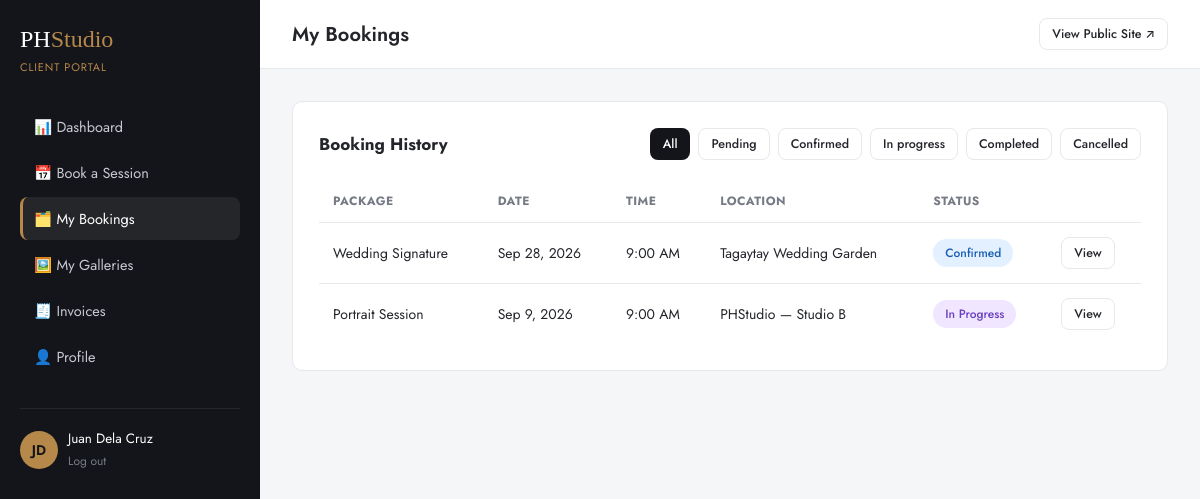
Page /backend/client/my-bookings.php (signed in) on the committed database.
### tables this page shows
CREATE TABLE bookings (
    id                  INT UNSIGNED AUTO_INCREMENT PRIMARY KEY,
    client_id           INT UNSIGNED NOT NULL,
    photographer_id     INT UNSIGNED DEFAULT NULL,
    package_id          INT UNSIGNED NOT NULL,
    category_id         INT UNSIGNED DEFAULT NULL,
    session_date        DATE NOT NULL,
    start_time          TIME NOT NULL,
    end_time            TIME NOT NULL,
    location            VARCHAR(255) DEFAULT NULL,
    event_details        TEXT,
    status              ENUM('pending','confirmed','in_progress','completed','cancelled') NOT NULL DEFAULT 'pending',
    admin_notes         TEXT COMMENT 'Internal / shared notes from photographer to client',
    created_at          DATETIME NOT NULL DEFAULT CURRENT_TIMESTAMP,
    updated_at          DATETIME NOT NULL DEFAULT CURRENT_TIMESTAMP ON UPDATE CURRENT_TIMESTAMP,
    FOREIGN KEY (client_id) REFERENCES users(id) ON DELETE CASCADE,
    FOREIGN KEY (photographer_id) REFERENCES users(id) ON DELETE SET NULL,
    FOREIGN KEY (package_id) REFERENCES packages(id),
    FOREIGN KEY (category_id) REFERENCES categories(id) ON DELETE SET NULL,
    UNIQUE KEY uniq_booking_slot (photographer_id, session_date, start_time),
    INDEX idx_client (client_id),
    INDEX idx_status (status),
    INDEX idx_date (session_date)
);

CREATE TABLE packages (
    id              INT UNSIGNED AUTO_INCREMENT PRIMARY KEY,
    category_id     INT UNSIGNED DEFAULT NULL,
    name            VARCHAR(120) NOT NULL,
    slug            VARCHAR(120) NOT NULL UNIQUE,
    description     TEXT,
    price           DECIMAL(10,2) NOT NULL,
    duration_hours  DECIMAL(4,1) DEFAULT NULL,
    deliverables    TEXT COMMENT 'JSON array of bullet points',
    is_popular      TINYINT(1) NOT NULL DEFAULT 0,
    is_active       TINYINT(1) NOT NULL DEFAULT 1,
    sort_order      INT UNSIGNED DEFAULT 0,
    created_at      DATETIME NOT NULL DEFAULT CURRENT_TIMESTAMP,
    FOREIGN KEY (category_id) REFERENCES categories(id) ON DELETE SET NULL
);

### backend/config/db.php (called while the page is built, shortened)
<?php
function db(): PDO
{
    static $pdo = null;
    $dsn = sprintf(
        'mysql:host=%s;port=%s;dbname=%s;charset=utf8mb4',
        DB_HOST,
        DB_PORT,
        DB_NAME
    );
    try {
        $pdo = new PDO($dsn, DB_USER, DB_PASS, [
            PDO::ATTR_ERRMODE            => PDO::ERRMODE_EXCEPTION,
            PDO::ATTR_DEFAULT_FETCH_MODE => PDO::FETCH_ASSOC,
            PDO::ATTR_EMULATE_PREPARES   => false,
        ]);
    } catch (PDOException $e) {
        if (APP_DEBUG) {
            die('Database connection failed: ' . $e->getMessage());
        }
        die('We are experiencing a temporary issue. Please try again shortly.');
    }
    return $pdo;
}

### backend/client/my-bookings.php (the view, shortened to what this page needs)
<?php
require_once __DIR__ . '/../includes/functions.php';
$user = current_user();
$statusFilter = clean($_GET['status'] ?? 'all');
$sql = 'SELECT b.*, pk.name AS package_name FROM bookings b
        JOIN packages pk ON pk.id = b.package_id
        WHERE b.client_id = ?';
$params = [$user['id']];
$sql .= ' ORDER BY b.session_date DESC';
$stmt = db()->prepare($sql);
$stmt->execute($params);
$bookings = $stmt->fetchAll();
$statuses = ['all', 'pending', 'confirmed', 'in_progress', 'completed', 'cancelled'];
require __DIR__ . '/../includes/dash_header.php';
?>
<div class="panel">
  <div class="panel-head">
    <h3>Booking History</h3>
    <div style="display:flex;gap:8px;flex-wrap:wrap;">
      <?php foreach ($statuses as $s): ?>
        <a href="?status=<?= e($s) ?>" class="d-btn d-btn-sm <?= $statusFilter === $s ? 'd-btn-primary' : 'd-btn-outline' ?>"><?= ucfirst(str_replace('_', ' ', $s)) ?></a>
      <?php endforeach; ?>
    </div>
  </div>
  <?php if (!$bookings): ?>
    <div class="empty-state">
      <div class="icon">🗂️</div>
      <p>No bookings found for this filter.</p>
      <a href="<?= base_url('client/book-session.php') ?>" class="d-btn d-btn-gold" style="margin-top:14px;">Book a Session</a>
    </div>
  <?php else: ?>
    <div class="table-wrap">
      <table class="d-table">
        <thead><tr><th>Package</th><th>Date</th><th>Time</th><th>Location</th><th>Status</th><th></th></tr></thead>
        <tbody>
          <?php foreach ($bookings as $b): ?>
          <tr>
            <td><?= e($b['package_name']) ?></td>
            <td><?= pretty_date($b['session_date']) ?></td>
            <td><?= pretty_time($b['start_time']) ?></td>
            <td><?= e($b['location'] ?: '—') ?></td>
            <td><?= status_badge($b['status']) ?></td>
            <td><a href="<?= base_url('client/booking-detail.php?id=' . $b['id']) ?>" class="d-btn d-btn-outline d-btn-sm">View</a></td>
          </tr>
          <?php endforeach; ?>
        </tbody>
      </table>
    </div>
  <?php endif; ?>
</div>
<?php require __DIR__ . '/../includes/dash_footer.php'; ?>

### backend/includes/functions.php (shortened to what this page needs)
<?php
require_once __DIR__ . '/../config/db.php';
function e(?string $value): string
{
    return htmlspecialchars($value ?? '', ENT_QUOTES, 'UTF-8');
}
function clean(?string $value): string
{
    return trim(strip_tags($value ?? ''));
}
function base_url(string $path = ''): string
{
    return APP_URL . '/' . ltrim($path, '/');
}
function pretty_date(string $date, string $format = 'M j, Y'): string
{
    $ts = strtotime($date);
    return $ts ? date($format, $ts) : $date;
}
function pretty_time(string $time): string
{
    $ts = strtotime($time);
    return $ts ? date('g:i A', $ts) : $time;
}
function status_badge(string $status): string
{
    $map = [
        'pending'     => 'badge badge-pending',
        'confirmed'   => 'badge badge-confirmed',
        'in_progress' => 'badge badge-progress',
        'completed'   => 'badge badge-completed',
        'cancelled'   => 'badge badge-cancelled',
        'unpaid'      => 'badge badge-pending',
        'partial'     => 'badge badge-progress',
        'paid'        => 'badge badge-completed',
        'refunded'    => 'badge badge-cancelled',
    ];
    $class = $map[$status] ?? 'badge';
    $label = ucwords(str_replace('_', ' ', $status));
    return '<span class="' . $class . '">' . e($label) . '</span>';
}

### backend/assets/css/dashboard.css (style rules this page uses)
:root { --d-black: #14151a; --d-charcoal: #1f2128; --d-gold: #b6884a; --d-bg: #f5f6f8; --d-card: #ffffff; --d-border: #e6e8ec; --d-text: #23252b; --d-muted: #767a85; --d-radius: 10px; --d-font: 'Jost', -apple-system, BlinkMacSystemFont, sans-serif; }
* { box-sizing: border-box; }
body.dashboard { margin: 0; font-family: var(--d-font); background: var(--d-bg); color: var(--d-text); display: flex; min-height: 100vh; }
a { text-decoration: none; color: inherit; }
.panel { background: var(--d-card); border: 1px solid var(--d-border); border-radius: var(--d-radius); padding: 26px; margin-bottom: 26px; }
.panel-head { display: flex; align-items: center; justify-content: space-between; margin-bottom: 20px; flex-wrap: wrap; gap: 12px; }
.panel-head h3 { font-size: 17px; margin: 0; }
.table-wrap { overflow-x: auto; }
table.d-table { width: 100%; border-collapse: collapse; font-size: 14px; }
table.d-table th { text-align: left; padding: 12px 14px; font-size: 12px; text-transform: uppercase; letter-spacing: 0.04em; color: var(--d-muted); border-bottom: 1px solid var(--d-border); }
table.d-table td { padding: 14px; border-bottom: 1px solid var(--d-border); vertical-align: middle; }
table.d-table tr:last-child td { border-bottom: none; }
.badge { display: inline-block; padding: 5px 12px; border-radius: 999px; font-size: 12px; font-weight: 500; text-transform: capitalize; white-space: nowrap; }
.badge-confirmed { background: #e3f0ff; color: #1a5fb4; }
.badge-progress { background: #f0e6ff; color: #6a3fc0; }
.d-btn { display: inline-flex; align-items: center; gap: 8px; justify-content:center; padding: 10px 18px; border-radius: 8px; font-size: 13.5px; font-weight: 500; cursor: pointer; border: 1px solid transparent; transition: all 0.2s ease; font-family: var(--d-font); }
.d-btn-primary { background: var(--d-black); color: #fff; }
.d-btn-outline { background: #fff; border-color: var(--d-border); color: var(--d-text); }
.d-btn-sm { padding: 6px 12px; font-size: 12.5px; }

### rows in the picture
bookings: package.name "Wedding Signature", session_date "Sep 28, 2026", start_time "9:00 AM", location "Tagaytay Wedding Garden", status "Confirmed"
bookings: package.name "Portrait Session", session_date "Sep 9, 2026", start_time "9:00 AM", location "PHStudio — Studio B", status "In Progress"

### other values in the picture
$initials ?: 'U' "JD"
$user['full_name'] "Juan Dela Cruz"
$dashTitle "My Bookings"
str_replace('_', ' ', $s) "All"
str_replace('_', ' ', $s) "Pending"
str_replace('_', ' ', $s) "Confirmed"
str_replace('_', ' ', $s) "In progress"
str_replace('_', ' ', $s) "Completed"
str_replace('_', ' ', $s) "Cancelled"
